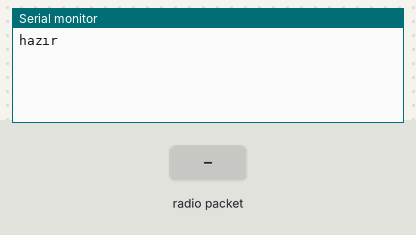
The sketch below on a simulated Arduino Uno, built with avr-gcc and run on an emulated ATmega328P. On the bench: the last lines printed to the serial monitor. The inputs (shaded band) are chosen by the test bench. No radio packets arrive unless stated.

Above: at 1.2 s.
1.3 s: radio packet "TE" arrives
At 2.3 s:
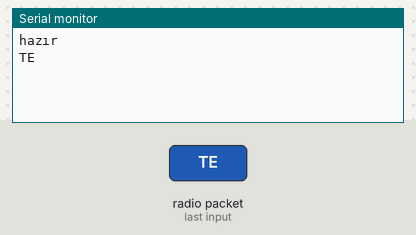
2.8 s: radio packet "1" arrives
At 3.4 s:
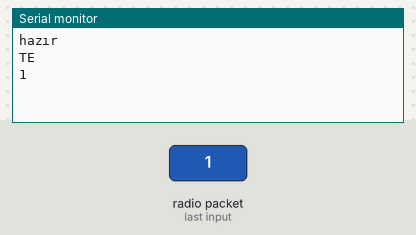

The sketch:

ERDEKCON.ino
```cpp
/************ HOME *************
 *  NODMCU SERVERDEN GELEN BİLGİLERİ RF İLE TÜM CLİNTLARA
 *  VE RF İLE TÜM CLİENTLARDAN GELEN DATALARI MODMCUYA İLETİR
 *  ARDUİNO
 ****************************/


#include <RH_ASK.h>
#include <SPI.h> // Not actually used but needed to compile

RH_ASK driver;

//char *controller;


String rdgelen="";
String rdgiden ="";

int almkon =1;
String srgelen="";
String srgiden ="";

void setup() {

  Serial.begin(115200);
  if (!driver.init()) Serial.println("FHRFOFAA");
  Serial.println("hazır");

}

void loop()
{
  al(); //from interbet over mcu via serialport

  rfal(); //from rf

}


void al()
{
  while (Serial.available())
       {
        srgelen= Serial.readString();


        if (srgelen.substring(0,2)=="TE")
           {
    // bunu kullanma hemen kapat Serial.println(srgelen);
             rdgonder(srgelen);
            }

       /*
        srgelen= srgelen.substring(0,8);

        if (srgelen =="THALMOFF") almkon = 0;
        if (srgelen =="THALMONN") almkon = 1;

        if (srgelen =="TAREPORT")
           {  if ( almkon == 1) Serial.println("FHOKOKON");
             if ( almkon == 0) Serial.println("FHOKOKOF");

          }

*/

        }

}


void rfal()
{
    uint8_t buf[8];
    uint8_t buflen = sizeof(buf);
    if (driver.recv(buf, &buflen)) // Non-blocking
    {

      int i;
      // Message with a good checksum received, dump it.
     // Serial.print("Message: ");
    //  Serial.println((char*)buf);
       String rdgelen = (char*)buf;
       rdgelen= rdgelen.substring(0,8);
     Serial.println(rdgelen);
     //  if (rdgelen == "FHALMALM" && almkon == 1) Serial.println(rdgelen);
      // if (rdgelen != "FHALMALM") Serial.println(rdgelen);

      //if(rdgelen == "THS1ONAA") digitalWrite(LED_BUILTIN, HIGH);


    }

}


void rdgonder(String rdgiden) //
{
  //Serial.println(rdgiden);
  char *msg = "FENNNNNN";
  rdgiden.toCharArray(msg,9);
  driver.send((uint8_t *)msg, strlen(msg));
  driver.waitPacketSent();
  //Serial.println(msg);
 // Serial.println("Hello World!");
  delay(10);
 }
```

Measured:
- after the input at 1.3 s, the serial monitor: prints a new line at once (image 1)
- after the input at 2.8 s, the serial monitor: prints a new line at once (image 2)
